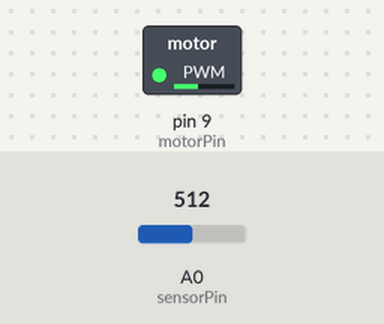
This sketch was run on a simulated Arduino Uno, built with avr-gcc and run on an emulated ATmega328P. On the bench: switched loads named in the sketch (green lamp = pin HIGH). The inputs (shaded band) are chosen by the test bench; at power-on: A0 (sensorPin) = 512.

Above: at 1.2 s.
1.3 s: A0 (sensorPin) set to 267
2.8 s: A0 (sensorPin) set to 240
At 3.8 s:
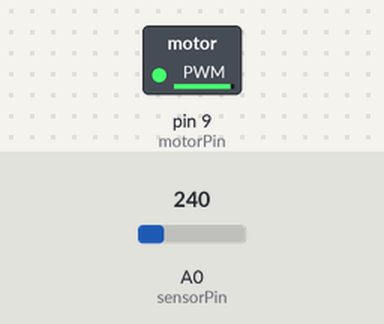
4.3 s: A0 (sensorPin) set to 0
At 5.0 s:
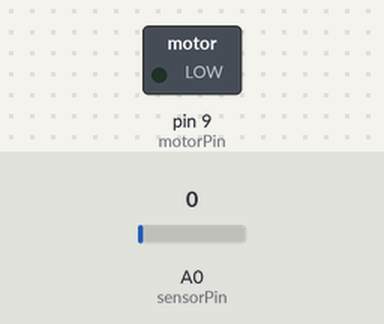
5.8 s: A0 (sensorPin) set to 265
At 6.1 s:
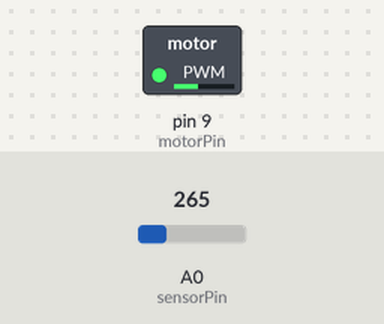
Timing chart, 0 to 8.3 s (numbered marks = the images above; inputs shaded):
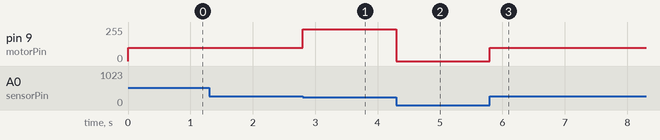

Measured:
- the behaviour switches between 256 and 255 on A0 (sensorPin) (found by bisection; images 0 and 1)
- after the input at 1.3 s, every drawn part: stays the same
- after the input at 2.8 s, pin 9 (motorPin): 100/255 → 240/255 at once
- after the input at 4.3 s, pin 9 (motorPin): 240/255 → 0/255 at once
- after the input at 5.8 s, pin 9 (motorPin): 0/255 → 100/255 at once

The sketch:

potentiometer_and_dc_motor.ino
```cpp
const int motorPin = 9;
int sensorPin = 0;


void setup() {
  pinMode(motorPin, OUTPUT);
  Serial.begin(9600);

}

void loop() {
  int sensorValue;
  sensorValue = analogRead(sensorPin);

  if (sensorValue <= 255) {
    analogWrite(motorPin, sensorValue);
  }

  else {
    sensorValue = 100;
    analogWrite(motorPin, sensorValue);
  }

}
```
